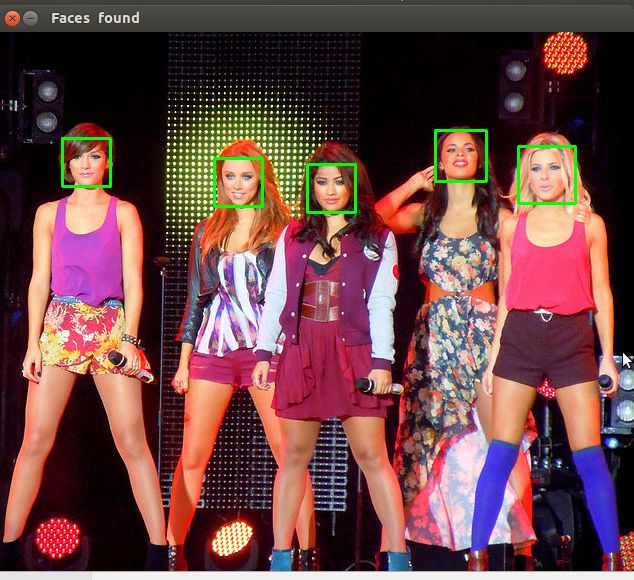
#> input picture faces.jpg, 634 x 580 px
$ jupyter execute --allow-errors Face_detection.ipynb   (older library calls are emulated)
#> lines starting #> are read from the running program, lines starting #| are printed output that depends on the picture; after the words box and inside, x2 and y2 are one past the last pixel; in counts of white or black regions, pixels touching at a corner belong together
[cell 1]
import cv2
cascPath = "haarcascade_frontalface_default.xml"

[cell 2]
# Create the haar cascade
faceCascade = cv2.CascadeClassifier(cascPath)
# Read the image
image = cv2.imread('faces.jpg')
#> image is the input picture: shape (580, 634, 3); mean B, G, R 71.1, 70.2, 109.2
gray = cv2.cvtColor(image, cv2.COLOR_BGR2GRAY)
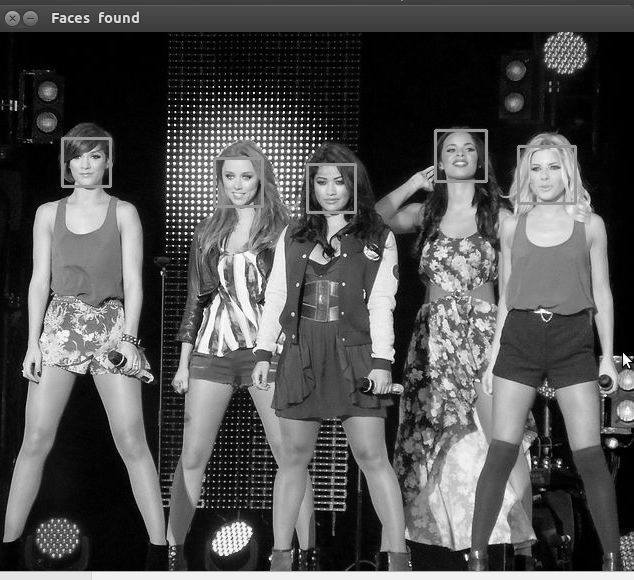
#> gray: shape (580, 634); min 0, max 255, mean 81.9

[cell 3]
# Detect faces in the image
faces = faceCascade.detectMultiScale(
    gray,
    scaleFactor=1.1,
    minNeighbors=5,
    minSize=(30, 30)
    #flags = cv2.CV_HAAR_SCALE_IMAGE
)
#> faces = [[214, 158, 49, 49], [309, 166, 44, 44], [437, 132, 48, 48], [65, 142, 44, 44], [515, 144, 61, 61], [420, 212, 76, 76], [27, 500, 60, 60]]

print("Found {0} faces!".format(len(faces)))
#| Found 7 faces!

[cell 4]
import matplotlib.pyplot as plt

[cell 5]
# Draw a rectangle around the faces
for (x, y, w, h) in faces:
    cv2.rectangle(image, (x, y), (x+w, y+h), (0, 255, 0), 2)
#> this loop made 7 passes
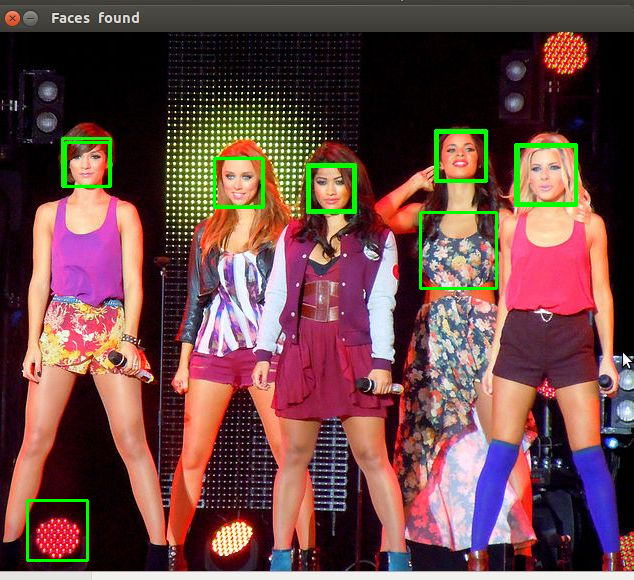
#> image: shape (580, 634, 3); 1.24% of pixels changed, all inside (x1, y1, x2, y2) = (26, 131, 578, 562)

#plt.imshow("Faces found", image)
imgplot = plt.imshow(image)
#plt.show()
plt.savefig('faces_rect.jpg',dpi=800)

[cell 6]
# Create the haar cascade
faceCascade = cv2.CascadeClassifier(cascPath)
# Read the image
image = cv2.imread('abba.png')
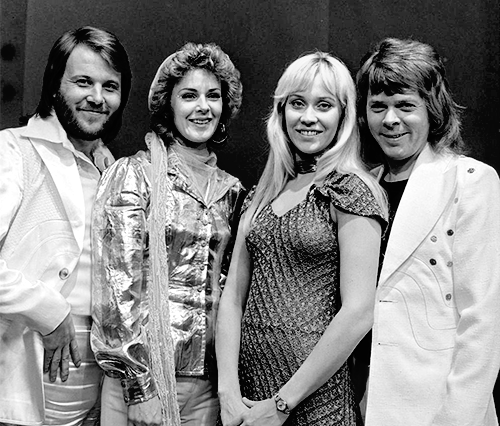
#> input picture abba.png, 500 x 426 px
#> image is the input picture: shape (426, 500, 3); min 0, max 255, mean 130.8
gray = cv2.cvtColor(image, cv2.COLOR_BGR2GRAY)
#> gray: shape (426, 500)

[cell 7]
# Detect faces in the image
faces = faceCascade.detectMultiScale(
    gray,
    scaleFactor=1.1,
    minNeighbors=5,
    minSize=(30, 30)
    #flags = cv2.CV_HAAR_SCALE_IMAGE
)
#> faces = [[168, 70, 66, 66], [56, 55, 75, 75], [267, 69, 87, 87], [354, 78, 74, 74]]

print("Found {0} faces!".format(len(faces)))
#| Found 4 faces!

[cell 8]
# Draw a rectangle around the faces
for (x, y, w, h) in faces:
    cv2.rectangle(image, (x, y), (x+w, y+h), (0, 255, 0), 2)
#> this loop made 4 passes
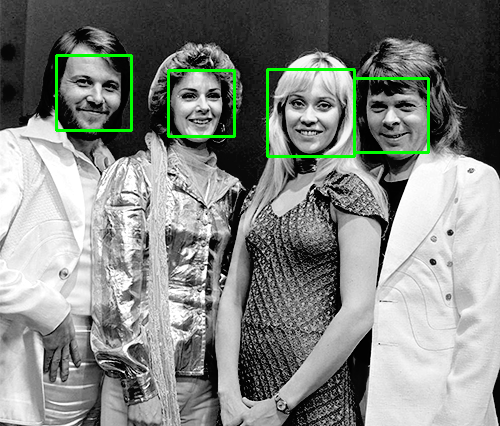
#> image: shape (426, 500, 3); 1.59% of pixels changed, all inside (x1, y1, x2, y2) = (55, 54, 430, 158)

#plt.imshow("Faces found", image)
imgplot = plt.imshow(image)
#plt.show()
plt.savefig('abba_rect.jpg',dpi=800)

[cell 9]
# Create the haar cascade
faceCascade = cv2.CascadeClassifier(cascPath)
# Read the image
image = cv2.imread('durga.jpg')
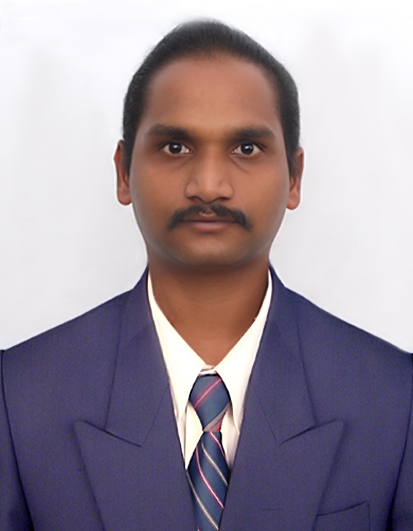
#> input picture durga.jpg, 413 x 531 px
#> image is the input picture: shape (531, 413, 3); mean B, G, R 155.9, 145, 156.4
gray = cv2.cvtColor(image, cv2.COLOR_BGR2GRAY)
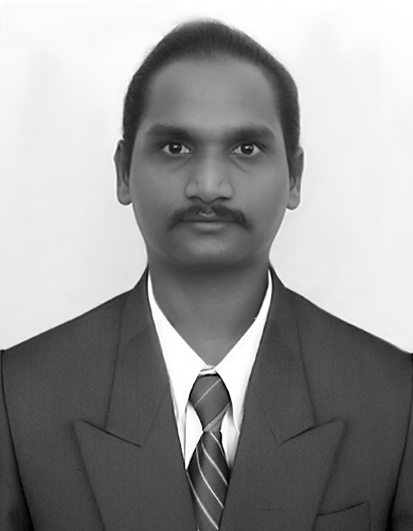
#> gray: shape (531, 413); min 0, max 255, mean 149.7

[cell 10]
# Detect faces in the image
faces = faceCascade.detectMultiScale(
    gray,
    scaleFactor=1.1,
    minNeighbors=5,
    minSize=(30, 30)
    #flags = cv2.CV_HAAR_SCALE_IMAGE
)
#> faces = [[110, 73, 201, 201]]

print("Found {0} faces!".format(len(faces)))
#| Found 1 faces!

[cell 11]
# Draw a rectangle around the faces
for (x, y, w, h) in faces:
    cv2.rectangle(image, (x, y), (x+w, y+h), (0, 255, 0), 2)
#> this loop made 1 pass
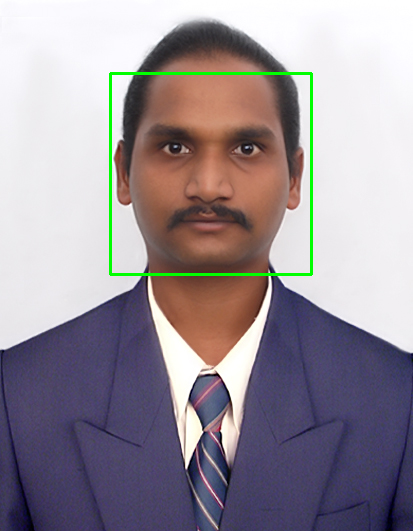
#> image: shape (531, 413, 3); 1.1% of pixels changed, all inside (x1, y1, x2, y2) = (109, 72, 313, 276)

#plt.imshow("Faces found", image)
imgplot = plt.imshow(image)
#plt.show()
plt.savefig('durga_rect.jpg',dpi=800)

[cell 12]
# Create the haar cascade
faceCascade = cv2.CascadeClassifier(cascPath)
# Read the image
image = cv2.imread('ssc.jpg')
#> (the rest of this cell did not finish here and is left out)

[cell 13]
# Draw a rectangle around the faces
for (x, y, w, h) in faces:
    cv2.rectangle(image, (x, y), (x+w, y+h), (0, 255, 0), 2)

#plt.imshow("Faces found", image)
#> (the rest of this cell did not finish here and is left out)

# Example

[cell 14]
# Create the haar cascade
faceCascade = cv2.CascadeClassifier(cascPath)
# Read the image
image = cv2.imread('dp pan2.jpg')
#> (the rest of this cell did not finish here and is left out)

# crop the image-see the face

[cell 15]
faces[0] #array([132, 334, 194, 194], dtype=int32)
#> Out = [110, 73, 201, 201]

[cell 16]
print(faces[0][0])
#| 110
#> (the rest of this cell did not finish here and is left out)

#> (a cell that did not finish here is left out)

#> (a cell that did not finish here is left out)

[cell 19]
# Draw a rectangle around the faces
for (x, y, w, h) in faces:
    cv2.rectangle(image, (x, y), (x+w, y+h), (0, 255, 0), 2)
print(type(image))
#| <class 'NoneType'>
#plt.imshow("Faces found", image)
#> (the rest of this cell did not finish here and is left out)

# Example

[cell 20]
# Create the haar cascade
faceCascade = cv2.CascadeClassifier(cascPath)
# Read the image
image = cv2.imread('group_photo.jpg')
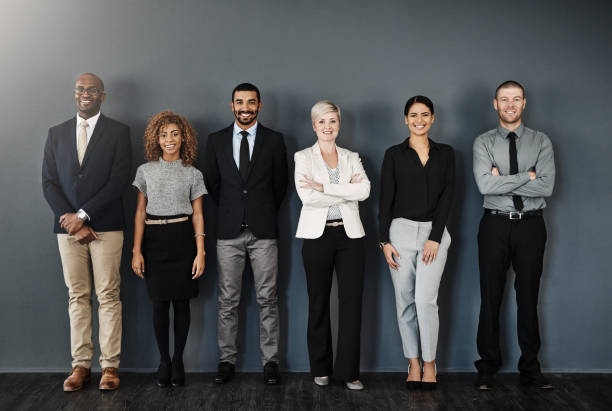
#> input picture group_photo.jpg, 612 x 411 px
#> image is the input picture: shape (411, 612, 3); mean B, G, R 81, 79.8, 78.4
gray = cv2.cvtColor(image, cv2.COLOR_BGR2GRAY)
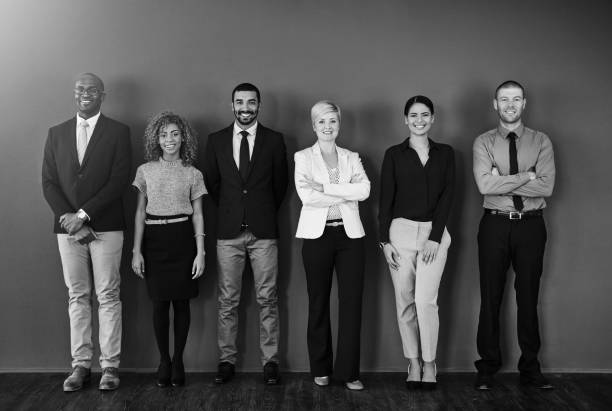
#> gray: shape (411, 612); min 0, max 255, mean 79.6
# Detect faces in the image
faces = faceCascade.detectMultiScale(
    gray,
    scaleFactor=1.1,
    minNeighbors=5,
    minSize=(30, 30)
    #flags = cv2.CV_HAAR_SCALE_IMAGE
)
#> faces = [[493, 86, 35, 35], [402, 102, 36, 36], [309, 107, 37, 37], [153, 121, 34, 34]]


print("Found {0} faces!".format(len(faces)))
#| Found 4 faces!

[cell 21]
#Draw a rectangle around the faces
for (x, y, w, h) in faces:
    cv2.rectangle(image, (x, y), (x+w, y+h), (0, 255, 0), 2)
#> this loop made 4 passes
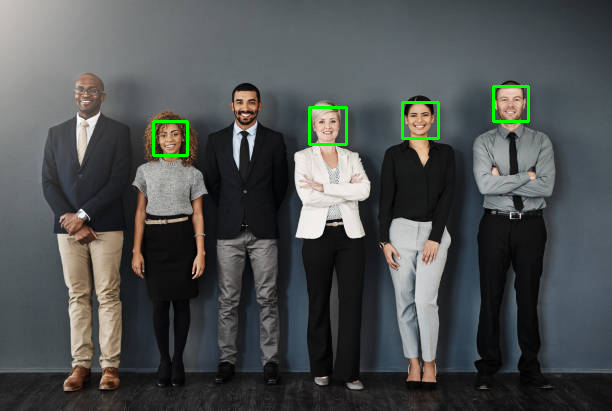
#> image: shape (411, 612, 3); 0.67% of pixels changed, all inside (x1, y1, x2, y2) = (152, 85, 530, 157)
print(type(image))
#| <class 'numpy.ndarray'>
#plt.imshow("Faces found", image)
plt.imshow(image)
#plt.show()
plt.savefig('group_photo_rect.jpg',dpi=800)
